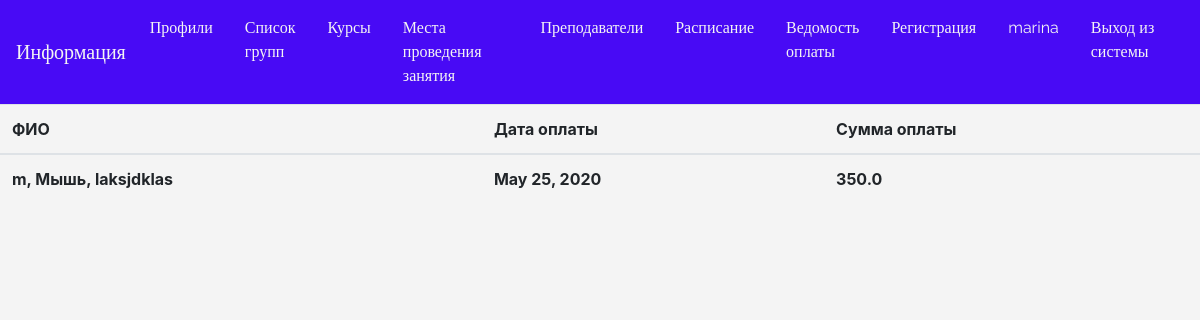
/pay_statement/ (signed in), run on the app's committed database.
### userprofile/models.py (models this page shows, shortened)
class UserProfile(models.Model):
    id_profile = models.AutoField(primary_key=True)
    user = models.OneToOneField(User, on_delete=models.CASCADE)
    surname = models.CharField(max_length=100)
    name = models.CharField(max_length=100)
    sex = models.CharField(max_length=10)
    patronymic = models.CharField(max_length=50)
    number_school = models.IntegerField(null=True)
    date_of_birth = models.DateField(null=True)
    ph_number = models.CharField(max_length=12)
    group = models.ManyToManyField('Group', null=True, related_name='profiles')
    def __str__(self):
        return '%s, %s, %s' % (self.surname, self.name, self.patronymic)

class Statement(models.Model):
    id_statement = models.AutoField(primary_key=True)
    pay_statement = models.FloatField(null=True)
    data_statement = models.DateField(null=True, auto_now=False, auto_now_add=False, )
    name_group = models.OneToOneField('Group', blank=True, related_name='group_statements', on_delete=models.CASCADE, )
    students = models.ManyToManyField('UserProfile', blank=True, related_name='students_statements', )

### userprofile/views.py (the view)
# urls.py: path('pay_statement/', statement_pay, name='statement_detail_url'),
def statement_pay(request):
    statements = Statement.objects.all()
    return render(request, template_name='userprofile/statement_pay.html', context={'statements': statements})

### userprofile/templates/userprofile/statement_pay.html (shortened to what this page needs)
{% extends 'userprofile/base_profile.html'%}
{% load static %}
{% block content %}
    <table class="table">
      <thead>
        <tr>
          <th scope="col">ФИО</th>
          <th scope="col">Дата оплаты</th>
          <th scope="col">Сумма оплаты</th>
        </tr>
      </thead>
    <tbody>
        <tr>
         {% for statement in statements %}
            <th scope="row">
                {% for student in statement.students.all %}
                     <p>{{ student }}</p>
                {% endfor %}
            </th>
            <th scope="row">
                {{ statement.data_statement}}
            </th>
             <th scope="row">
                {{ statement.pay_statement}}
            </th>
         {% endfor %}
        </tr>
    </tbody>
</table>
{% endblock %}

### templates/base.html (shortened to what this page needs)
<!DOCTYPE html>
<html lang="ru">
<head>
{% load static %}
    {% block head %}
    <link rel="stylesheet" href="https://stackpath.bootstrapcdn.com/bootstrap/4.4.1/css/bootstrap.min.css"
>
    <link rel="stylesheet" type="text/css" href="{% static 'userprofile/css/main.css' %}">
    {% endblock %}
</head>
<body>
<nav class="navbar navbar-expand-lg">
    <a class="navbar-brand" href="{% url 'info_url' %}">Информация</a>
    <div class="collapse navbar-collapse" id="navbarSupportedContent">
        <ul class="navbar-nav mr-auto">
            <li class="nav-item active">
                <a class="nav-link" href="{% url 'profile_list_url' %}">Профили</a>
            </li>
            <li class="nav-item active">
                <a class="nav-link" href="{% url 'groups_list_url' %}">Список групп</a>
            </li>
            <li class="nav-item active">
                <a class="nav-link" href="{% url 'compclass_list_url' %}">Курсы</a>
            </li>
            <li class="nav-item active">
                <a class="nav-link" href="{% url 'places_list_url' %}">Места проведения занятия</a>
            </li>
            <li class="nav-item active">
                <a class="nav-link" href="{% url 'teachers_list_url' %}">Преподаватели</a>
            </li>
             <li class="nav-item active">
                <a class="nav-link" href="{% url 'lessons_detail_url' %}">Расписание</a>
            </li>
             <li class="nav-item">
                <a class="nav-link " data-value="contact" href="{% url 'statement_detail_url' %}">Ведомость оплаты</a>
              </li>
            <li class="nav-item">
	            <a class="nav-link " data-value="contact" href="{% url 'user_registration' %}">Регистрация</a>
	        </li>
        {% if not user.is_authenticated %}
            <li class="nav-item">
	        <a class="nav-link " data-value="contact" href="{% url 'login' %}">Вход в систему</a>
	      </li>
            {% else %}
            <li class="nav-item">
	        <a class="nav-link" data-value="contact" href="{% url 'profile_detail_url' user.pk %}">{{ user }}</a>
	      </li>
            <li class="nav-item">
	        <a class="nav-link" data-value="contact" href="{% url 'logout' %}">Выход из системы</a>
	      </li>
            {% endif %}
        </ul>
    </div>
</nav>
{% block content %}{% endblock %}
</body>
</html>

### userprofile/static/userprofile/css/main.css (style rules this page uses)
body { padding: 0; margin: 0; background:#f4f4f4; }
html,h1,h2,h3,h4,h5,h6,a { font-family: "Raleway"; }
.navbar { background:rgb(72, 10, 245); }
.nav-link , .navbar-brand { color: #f4f4f4; cursor: pointer; }
.nav-link { margin-right: 1em !important; }
.navbar-collapse { justify-content: flex-end; }

### data on the page
Statement: data_statement "May 25, 2020", pay_statement "350.0"
UserProfile: surname+name+patronymic "m, Мышь, laksjdklas"

### other printed values
{{ user }} "marina"
